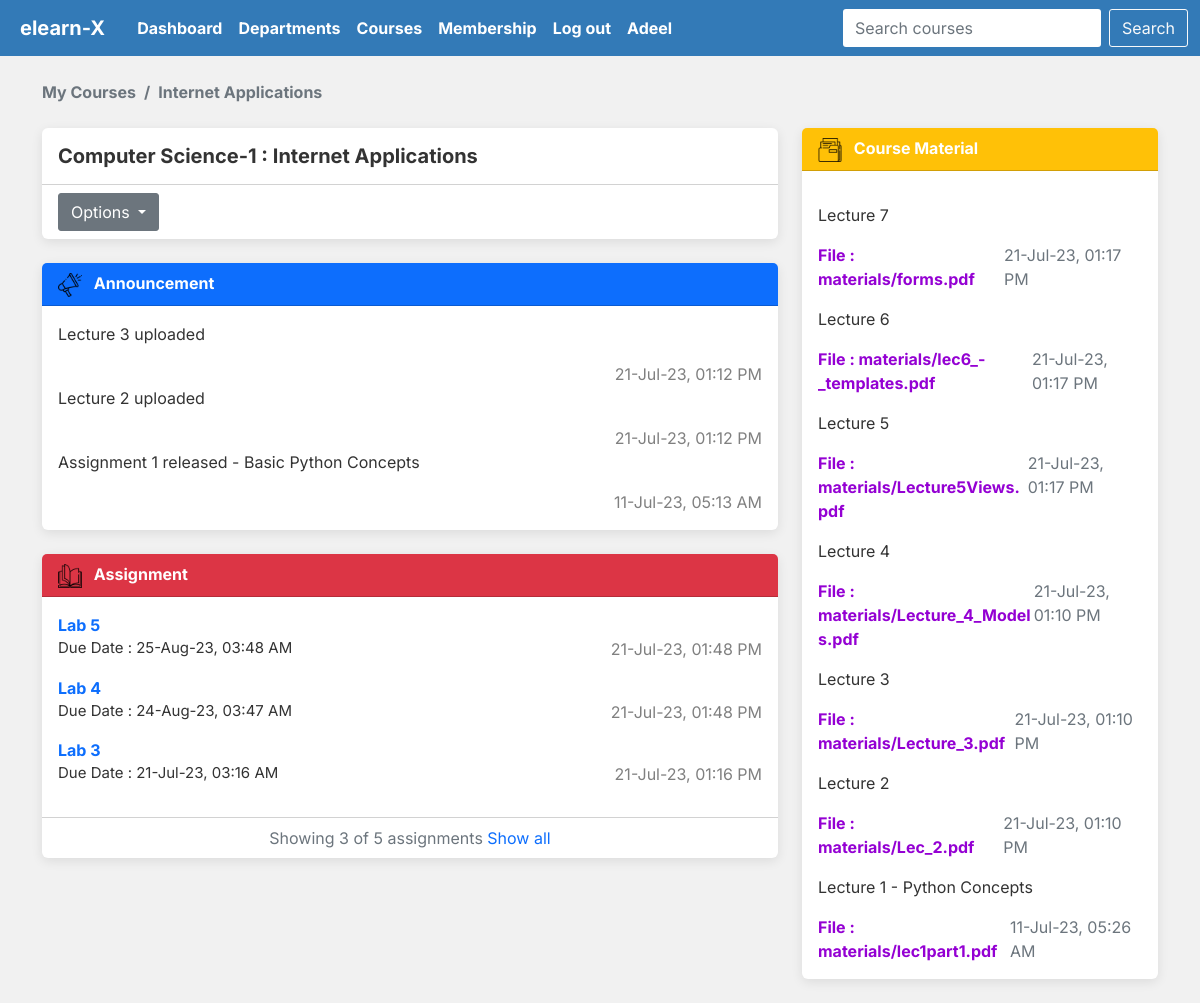
The app's page /my/1/ (signed in) with its own data.
### main/models.py (models this page shows, shortened)
class Student(models.Model):
    student_id = models.IntegerField(primary_key=True)
    name = models.CharField(max_length=100, null=False)
    email = models.EmailField(max_length=100, null=True, blank=True)
    password = models.CharField(max_length=255, null=False)
    MEMBERSHIP_CHOICES = (
        ('b', 'Bronze'),
        ('s', 'Silver'),
        ('g', 'Gold'),
    )
    membership = models.CharField(max_length=1, choices=MEMBERSHIP_CHOICES, blank=True, default='b')
    role = models.CharField(
        default="Student", max_length=100, null=False, blank=True)
    course = models.ManyToManyField(
        'Course', related_name='students', blank=True)
    photo = models.ImageField(upload_to='profile_pics', blank=True,
                              null=False, default='profile_pics/default_student.png')
    department = models.ForeignKey(
        'Department', on_delete=models.CASCADE, null=False, blank=False, related_name='students')
    class Meta:
        verbose_name_plural = 'Students'

class Course(models.Model):
    code = models.IntegerField(primary_key=True)
    name = models.CharField(max_length=255, null=False, unique=True)
    price = models.IntegerField(default=100)
    description = models.CharField(max_length=200, default='Course Description')
    MEMBERSHIP_CHOICES = (
        ('b', 'Bronze'),
        ('s', 'Silver'),
        ('g', 'Gold'),
    )
    membership_level = models.CharField(max_length=1, choices=MEMBERSHIP_CHOICES, blank=True)
    department = models.ForeignKey(
        Department, on_delete=models.CASCADE, null=False, related_name='courses')
    faculty = models.ForeignKey(
        Faculty, on_delete=models.SET_NULL, null=True, blank=True)
    studentKey = models.IntegerField(null=False, unique=True)
    facultyKey = models.IntegerField(null=False, unique=True)
    class Meta:
        unique_together = ('code', 'department', 'name')
        verbose_name_plural = "Courses"

class Department(models.Model):
    department_id = models.IntegerField(primary_key=True)
    name = models.CharField(max_length=100, null=False)
    description = models.TextField(null=True, blank=True)
    class Meta:
        verbose_name_plural = 'Departments'
    def __str__(self):
        return self.name

class Announcement(models.Model):
    course_code = models.ForeignKey(
        Course, on_delete=models.CASCADE, null=False)
    datetime = models.DateTimeField(auto_now_add=True, null=False)
    description = FroalaField()
    class Meta:
        verbose_name_plural = "Announcements"
        ordering = ['-datetime']
    def post_date(self):
        return self.datetime.strftime("%d-%b-%y, %I:%M %p")

class Assignment(models.Model):
    course_code = models.ForeignKey(
        Course, on_delete=models.CASCADE, null=False)
    title = models.CharField(max_length=255, null=False)
    description = models.TextField(null=False)
    datetime = models.DateTimeField(auto_now_add=True, null=False)
    deadline = models.DateTimeField(null=False)
    file = models.FileField(upload_to='assignments/', null=True, blank=True)
    marks = models.DecimalField(max_digits=6, decimal_places=2, null=False)
    class Meta:
        verbose_name_plural = "Assignments"
        ordering = ['-datetime']
    def post_date(self):
        return self.datetime.strftime("%d-%b-%y, %I:%M %p")
    def due_date(self):
        return self.deadline.strftime("%d-%b-%y, %I:%M %p")

class Material(models.Model):
    course_code = models.ForeignKey(
        Course, on_delete=models.CASCADE, null=False)
    description = models.TextField(max_length=2000, null=False)
    datetime = models.DateTimeField(auto_now_add=True, null=False)
    file = models.FileField(upload_to='materials/', null=True, blank=True)
    class Meta:
        verbose_name_plural = "Materials"
        ordering = ['-datetime']
    def post_date(self):
        return self.datetime.strftime("%d-%b-%y, %I:%M %p")

### main/views.py (the view)
# urls.py: path('my/<int:code>/', views.course_page, name='course'),
def course_page(request, code):
    try:
        course = Course.objects.get(code=code)
        if is_student_authorised(request, code):
            try:
                announcements = Announcement.objects.filter(course_code=course)
                assignments = Assignment.objects.filter(
                    course_code=course.code)
                materials = Material.objects.filter(course_code=course.code)
            except:
                announcements = None
                assignments = None
                materials = None
            context = {
                'course': course,
                'announcements': announcements,
                'assignments': assignments[:3],
                'materials': materials,
                'student': Student.objects.get(student_id=request.session['student_id'])
            }
            return render(request, 'main/course.html', context)
        else:
            return redirect('std_login')
    except:
        return render(request, 'error.html')

### main/views.py (called while the page is built)
def is_student_authorised(request, code):
    course = Course.objects.get(code=code)
    if request.session.get('student_id') and course in Student.objects.get(student_id=request.session['student_id']).course.all():
        return True
    else:
        return False

### main/templates/main/course.html (shortened to what this page needs)
{% extends 'index.html' %}
{% load static %}
{% block profile %}
{% url 'profile' student.student_id %}
{% endblock profile %}
{% block user %}
{{ student.name }}
{% endblock user %}
{% block courses %}
{% url 'myCourses' %}
{% endblock courses %}
{% block content %}
<div class="container mt-4">
   <nav aria-label="breadcrumb">
      <ol class="breadcrumb bg-transparent px-0 mb-4">
         <li class="breadcrumb-item fw-bold"><a href="{% url 'myCourses' %}" style="color: #6c757d;">My Courses</a></li>
         <li class="breadcrumb-item fw-bold active" aria-current="page">{{ course.name }}</li>
      </ol>
   </nav>
   <div class="row">
      <div class="col-md-8">
         <div class="card border-0 shadow-sm mb-4">
            <div class="card-body py-3">
               <h5 class="card-title mb-0 fw-bold">{{ course.department }}-{{ course.code }} : {{ course.name }}</h5>
            </div>
            <div class="card-footer bg-transparent d-flex align-items-center justify-content-between">
               <div class="dropdown">
                  <button class="btn btn-secondary dropdown-toggle" type="button" id="drop" data-bs-toggle="dropdown" aria-expanded="false">
                     Options
                  </button>
               </div>
            </div>
         </div>
         <div class="card border-0 shadow-sm mb-4">
            <div class="card-header bg-primary text-white fw-bold">
               <img src="{% static 'images/icon/megaphone.png' %}" alt="" style="height:1.5rem;vertical-align: text-top" class="me-2">
               Announcement
            </div>
            <div class="card-body">
               {% for announcement in announcements %}
               <div class="fs-6">{{ announcement.description | safe }}</div>
               <div class="d-flex flex-row-reverse">
                  <div style="color:grey;">{{ announcement.post_date }}</div>
               </div>
               {% empty %}
               <p class="fs-6 text-center text-muted">No announcement has been posted</p>
               {% endfor %}
            </div>
         </div>
         <div class="card border-0 shadow-sm mb-4">
            <div class="card-header bg-danger text-white fw-bold">
               <img src="{% static 'images/icon/open-book.png' %}" alt="" style="height:1.5rem; vertical-align: text-top" class="me-2">
               Assignment
            </div>
            <div class="card-body">
               {% for assignment in assignments %}
               <a class="fw-bold" href="{% url 'assignmentPage' course.code assignment.id %}">{{ assignment.title }}</a>
               <div class="d-flex justify-content-between">
                  <p style="font-size:15px"> Due Date : {{ assignment.due_date }} </p>
                  <div style="color:grey;">{{ assignment.post_date }}</div>
               </div>
               {% empty %}
               <p class="text-center text-muted fs-6">No assignments given yet</p>
               {% endfor %}
            </div>
            {% if assignments %}
            <div class="card-footer bg-transparent text-center fs-6 text-muted">
               <span class="mt-2">Showing {{ assignments.count }} of {{ course.assignment_set.count }} {% if assignments.count == 1 %}assignment{% else %}assignments{% endif %}</span>
               <a class="fs-6" href="{% url 'student-assignments' course.code %}">Show all</a>
            </div>
            {% endif %}
         </div>
      </div>
      <div class="col-md-4">
         <div class="card border-0 shadow-sm mb-4">
            <div class="card-header bg-warning text-white fw-bold">
               <img src="{% static 'images/icon/folder.png' %}" alt="" style="height:1.5rem;vertical-align: text-top" class="me-2">
               Course Material
            </div>
            <div class="card-body">
               {% for material in materials %}
               <p>{{ material.description | safe }}</p>
               <div class="d-flex justify-content-between text-break">
                  {% if material.file %}
                  <a class="fw-bold" href="{{ material.file.url }}" style="color:#9400d3">File : {{ material.file.name }}</a><br>
                  {% endif %}
                  <div class="text-muted">{{ material.post_date }}</div>
               </div>
               {% empty %}
               <p class="text-center text-muted fs-6">Course materials not available</p>
               {% endfor %}
            </div>
         </div>
      </div>
   </div>
</div>
{% endblock %}

### static/styles/style.css (style rules this page uses)
* { font-family: "Inter", sans-serif; box-sizing: border-box; }
body { margin: 0; padding: 0; }
html { scroll-behavior: smooth; }
.btn { border-radius: 3px !important; }
a { text-decoration: none !important; }
.card-header, .card-footer { background-color: rgb(10, 10, 48); }
.container { margin-top: 1.5rem; }
.shadow-sm { box-shadow: rgba(0, 0, 0, 0.09) 0px 3px 12px !important; }

### templates/index.html (style rules this page uses)
body { background-color: #f1f1f1; color: #333; }

### records on screen
Student: name "Adeel"
Course: name "Internet Applications", department "Computer Science", code "1", assignment_set.count "5"
Announcement: description "Lecture 3 uploaded", post_date "21-Jul-23, 01:12 PM"
Announcement: description "Lecture 2 uploaded", post_date "21-Jul-23, 01:12 PM"
Announcement: description "Assignment 1 released - Basic Python Concepts", post_date "11-Jul-23, 05:13 AM"
Assignment: title "Lab 5", due_date "25-Aug-23, 03:48 AM", post_date "21-Jul-23, 01:48 PM"
Assignment: title "Lab 4", due_date "24-Aug-23, 03:47 AM", post_date "21-Jul-23, 01:48 PM"
Assignment: title "Lab 3", due_date "21-Jul-23, 03:16 AM", post_date "21-Jul-23, 01:16 PM"
Material: description "Lecture 7", file.name "materials/forms.pdf", post_date "21-Jul-23, 01:17 PM"
Material: description "Lecture 6", file.name "materials/lec6_-_templates.pdf", post_date "21-Jul-23, 01:17 PM"
Material: description "Lecture 5", file.name "materials/Lecture5Views.pdf", post_date "21-Jul-23, 01:17 PM"
Material: description "Lecture 4", file.name "materials/Lecture_4_Models.pdf", post_date "21-Jul-23, 01:10 PM"
Material: description "Lecture 3", file.name "materials/Lecture_3.pdf", post_date "21-Jul-23, 01:10 PM"
Material: description "Lecture 2", file.name "materials/Lec_2.pdf", post_date "21-Jul-23, 01:10 PM"
Material: description "Lecture 1 - Python Concepts", file.name "materials/lec1part1.pdf", post_date "11-Jul-23, 05:26 AM"

### other values on screen
{{ assignments.count }} "3"
